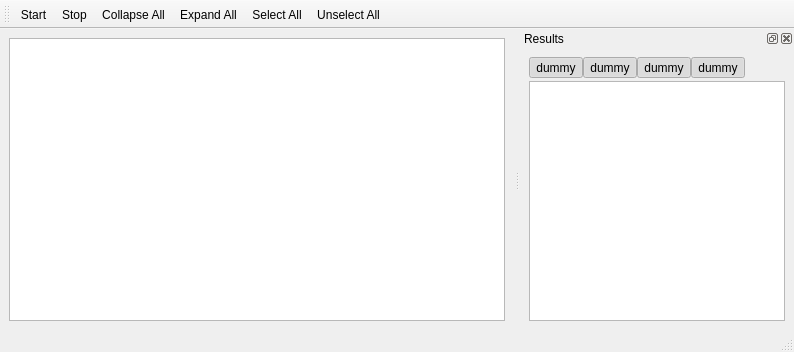
<ui version="4.0" >
 <class>RunnerWindow</class>
 <widget class="QMainWindow" name="RunnerWindow" >
  <property name="geometry" >
   <rect>
    <x>0</x>
    <y>0</y>
    <width>794</width>
    <height>352</height>
   </rect>
  </property>
  <property name="windowTitle" >
   <string>QxRunner</string>
  </property>
  <property name="windowIcon" >
   <iconset resource="resources/qxrunner.qrc" >
    <normaloff>:/icons/qxrunner_16x16.png</normaloff>:/icons/qxrunner_16x16.png</iconset>
  </property>
  <widget class="QWidget" name="centralWidget" >
   <property name="geometry" >
    <rect>
     <x>0</x>
     <y>34</y>
     <width>514</width>
     <height>299</height>
    </rect>
   </property>
   <layout class="QGridLayout" >
    <property name="margin" >
     <number>9</number>
    </property>
    <property name="spacing" >
     <number>6</number>
    </property>
    <item row="0" column="0" >
     <widget class="QTreeView" name="treeRunner" >
      <property name="sizePolicy" >
       <sizepolicy vsizetype="Expanding" hsizetype="Preferred" >
        <horstretch>0</horstretch>
        <verstretch>0</verstretch>
       </sizepolicy>
      </property>
      <property name="alternatingRowColors" >
       <bool>true</bool>
      </property>
      <property name="selectionMode" >
       <enum>QAbstractItemView::SingleSelection</enum>
      </property>
      <property name="indentation" >
       <number>15</number>
      </property>
     </widget>
    </item>
   </layout>
  </widget>
  <widget class="QToolBar" name="runnerToolBar" >
   <property name="geometry" >
    <rect>
     <x>0</x>
     <y>0</y>
     <width>794</width>
     <height>34</height>
    </rect>
   </property>
   <property name="windowTitle" >
    <string>Ru&amp;nner Toolbar</string>
   </property>
   <property name="orientation" >
    <enum>Qt::Horizontal</enum>
   </property>
   <attribute name="toolBarArea" >
    <enum>TopToolBarArea</enum>
   </attribute>
   <attribute name="toolBarBreak" >
    <bool>false</bool>
   </attribute>
   <addaction name="actionStart" />
   <addaction name="actionStop" />
   <addaction name="actionCollapseAll" />
   <addaction name="actionExpandAll" />
   <addaction name="actionSelectAll" />
   <addaction name="actionUnselectAll" />
  </widget>
  <widget class="QStatusBar" name="statusBar" >
   <property name="geometry" >
    <rect>
     <x>0</x>
     <y>333</y>
     <width>794</width>
     <height>19</height>
    </rect>
   </property>
  </widget>
  <widget class="QDockWidget" name="dockResults" >
   <property name="geometry" >
    <rect>
     <x>520</x>
     <y>34</y>
     <width>274</width>
     <height>299</height>
    </rect>
   </property>
   <property name="sizePolicy" >
    <sizepolicy vsizetype="Preferred" hsizetype="MinimumExpanding" >
     <horstretch>0</horstretch>
     <verstretch>0</verstretch>
    </sizepolicy>
   </property>
   <property name="minimumSize" >
    <size>
     <width>200</width>
     <height>0</height>
    </size>
   </property>
   <property name="features" >
    <set>QDockWidget::AllDockWidgetFeatures</set>
   </property>
   <property name="windowTitle" >
    <string>Results</string>
   </property>
   <attribute name="dockWidgetArea" >
    <number>2</number>
   </attribute>
   <widget class="QWidget" name="dockWidgetContents" >
    <property name="geometry" >
     <rect>
      <x>0</x>
      <y>20</y>
      <width>274</width>
      <height>279</height>
     </rect>
    </property>
    <layout class="QVBoxLayout" >
     <property name="spacing" >
      <number>3</number>
     </property>
     <property name="margin" >
      <number>9</number>
     </property>
     <item>
      <layout class="QHBoxLayout" >
       <property name="spacing" >
        <number>0</number>
       </property>
       <property name="margin" >
        <number>0</number>
       </property>
       <item>
        <widget class="QToolButton" name="buttonFatals" >
         <property name="focusPolicy" >
          <enum>Qt::StrongFocus</enum>
         </property>
         <property name="text" >
          <string>dummy</string>
         </property>
         <property name="icon" >
          <iconset>
           <normaloff/>
          </iconset>
         </property>
         <property name="checkable" >
          <bool>true</bool>
         </property>
         <property name="checked" >
          <bool>true</bool>
         </property>
         <property name="toolButtonStyle" >
          <enum>Qt::ToolButtonTextBesideIcon</enum>
         </property>
         <property name="autoRaise" >
          <bool>true</bool>
         </property>
        </widget>
       </item>
       <item>
        <widget class="QToolButton" name="buttonErrors" >
         <property name="focusPolicy" >
          <enum>Qt::StrongFocus</enum>
         </property>
         <property name="text" >
          <string>dummy</string>
         </property>
         <property name="icon" >
          <iconset>
           <normaloff/>
          </iconset>
         </property>
         <property name="checkable" >
          <bool>true</bool>
         </property>
         <property name="checked" >
          <bool>true</bool>
         </property>
         <property name="toolButtonStyle" >
          <enum>Qt::ToolButtonTextBesideIcon</enum>
         </property>
         <property name="autoRaise" >
          <bool>true</bool>
         </property>
        </widget>
       </item>
       <item>
        <widget class="QToolButton" name="buttonWarnings" >
         <property name="focusPolicy" >
          <enum>Qt::StrongFocus</enum>
         </property>
         <property name="text" >
          <string>dummy</string>
         </property>
         <property name="icon" >
          <iconset>
           <normaloff/>
          </iconset>
         </property>
         <property name="checkable" >
          <bool>true</bool>
         </property>
         <property name="checked" >
          <bool>true</bool>
         </property>
         <property name="toolButtonStyle" >
          <enum>Qt::ToolButtonTextBesideIcon</enum>
         </property>
         <property name="autoRaise" >
          <bool>true</bool>
         </property>
        </widget>
       </item>
       <item>
        <widget class="QToolButton" name="buttonInfos" >
         <property name="focusPolicy" >
          <enum>Qt::StrongFocus</enum>
         </property>
         <property name="text" >
          <string>dummy</string>
         </property>
         <property name="icon" >
          <iconset>
           <normaloff/>
          </iconset>
         </property>
         <property name="checkable" >
          <bool>true</bool>
         </property>
         <property name="checked" >
          <bool>true</bool>
         </property>
         <property name="toolButtonStyle" >
          <enum>Qt::ToolButtonTextBesideIcon</enum>
         </property>
         <property name="autoRaise" >
          <bool>true</bool>
         </property>
        </widget>
       </item>
       <item>
        <spacer>
         <property name="orientation" >
          <enum>Qt::Horizontal</enum>
         </property>
         <property name="sizeHint" stdset="0" >
          <size>
           <width>40</width>
           <height>20</height>
          </size>
         </property>
        </spacer>
       </item>
      </layout>
     </item>
     <item>
      <widget class="QTreeView" name="treeResults" >
       <property name="maximumSize" >
        <size>
         <width>16777215</width>
         <height>10000</height>
        </size>
       </property>
       <property name="alternatingRowColors" >
        <bool>true</bool>
       </property>
      </widget>
     </item>
    </layout>
   </widget>
  </widget>
  <action name="actionStart" >
   <property name="icon" >
    <iconset resource="resources/qxrunner.qrc" >
     <normaloff>:/icons/play.png</normaloff>:/icons/play.png</iconset>
   </property>
   <property name="text" >
    <string>&amp;Start</string>
   </property>
  </action>
  <action name="actionStop" >
   <property name="icon" >
    <iconset resource="resources/qxrunner.qrc" >
     <normaloff>:/icons/stop.png</normaloff>:/icons/stop.png</iconset>
   </property>
   <property name="text" >
    <string>S&amp;top</string>
   </property>
  </action>
  <action name="actionSelectAll" >
   <property name="icon" >
    <iconset resource="resources/qxrunner.qrc" >
     <normaloff>:/icons/checkedbox.png</normaloff>:/icons/checkedbox.png</iconset>
   </property>
   <property name="text" >
    <string>Select &amp;All</string>
   </property>
  </action>
  <action name="actionUnselectAll" >
   <property name="icon" >
    <iconset resource="resources/qxrunner.qrc" >
     <normaloff>:/icons/uncheckedbox.png</normaloff>:/icons/uncheckedbox.png</iconset>
   </property>
   <property name="text" >
    <string>&amp;Unselect All</string>
   </property>
  </action>
  <action name="actionAbout" >
   <property name="text" >
    <string>&amp;About</string>
   </property>
  </action>
  <action name="actionExit" >
   <property name="text" >
    <string>E&amp;xit</string>
   </property>
  </action>
  <action name="actionCollapseAll" >
   <property name="icon" >
    <iconset resource="resources/qxrunner.qrc" >
     <normaloff>:/icons/expanded.png</normaloff>:/icons/expanded.png</iconset>
   </property>
   <property name="text" >
    <string>&amp;Collapse All</string>
   </property>
  </action>
  <action name="actionExpandAll" >
   <property name="icon" >
    <iconset resource="resources/qxrunner.qrc" >
     <normaloff>:/icons/collapsed.png</normaloff>:/icons/collapsed.png</iconset>
   </property>
   <property name="text" >
    <string>&amp;Expand All</string>
   </property>
  </action>
  <action name="actionMinimalUpdate" >
   <property name="text" >
    <string>&amp;Minimal Update</string>
   </property>
  </action>
  <action name="actionColumns" >
   <property name="icon" >
    <iconset resource="resources/qxrunner.qrc" >
     <normaloff>:/icons/columns.png</normaloff>:/icons/columns.png</iconset>
   </property>
   <property name="text" >
    <string>C&amp;olumns...</string>
   </property>
  </action>
  <action name="actionResults" >
   <property name="text" >
    <string>&amp;Results</string>
   </property>
  </action>
  <action name="actionSettings" >
   <property name="icon" >
    <iconset resource="resources/qxrunner.qrc" >
     <normaloff>:/icons/properties.png</normaloff>:/icons/properties.png</iconset>
   </property>
   <property name="text" >
    <string>&amp;Settings...</string>
   </property>
  </action>
  <action name="actionToolbars" >
   <property name="text" >
    <string>&amp;Toolbars</string>
   </property>
  </action>
 </widget>
 <layoutdefault spacing="6" margin="100" />
 <resources>
  <include location="resources/qxrunner.qrc" />
 </resources>
 <connections/>
</ui>
